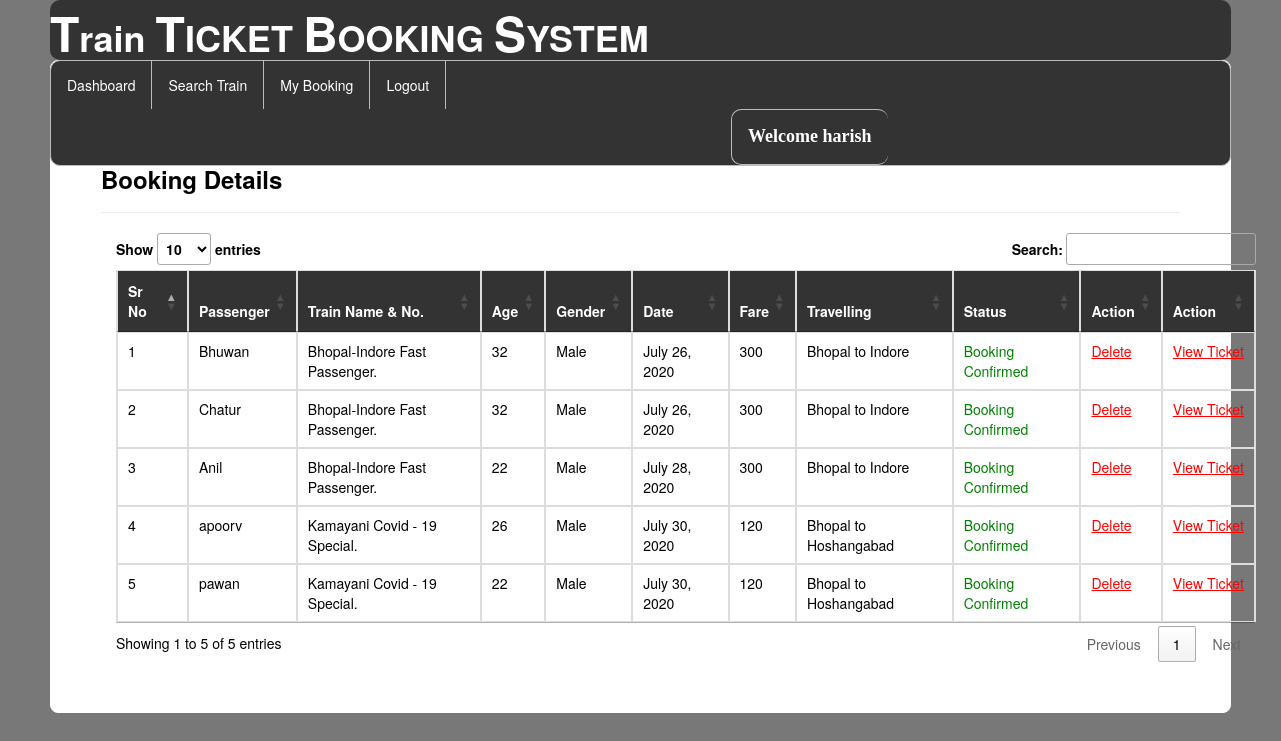
/my_booking/ (signed in), run on the app's committed database.
### railway/models.py (models this page shows, shortened)
class Passenger(models.Model):
    user = models.ForeignKey(Register,on_delete=models.CASCADE,null=True)
    train = models.ForeignKey(Add_Train,on_delete=models.CASCADE,null=True)
    name = models.CharField(max_length=100,null=True)
    age = models.IntegerField(null=True)
    gender = models.CharField(max_length=30,null=True)
    route=models.CharField(max_length=100,null=True)
    status = models.CharField(max_length=30,null=True)
    date1 = models.DateField(null=True)
    fare = models.IntegerField(null=True)

class Add_Train(models.Model):
    trainname = models.CharField(max_length=30,null=True)
    train_no = models.IntegerField(null=True)
    from_city = models.CharField(max_length=30,null=True)
    to_city = models.CharField(max_length=30,null=True)
    departuretime=models.CharField(max_length=30,null=True)
    arrivaltime=models.CharField(max_length=30,null=True)
    trevaltime=models.CharField(max_length=100,null=True)
    distance=models.IntegerField(null=True)
    img=models.FileField(null=True)

### railway/views.py (the view)
# urls.py: path('my_booking/',my_booking,name="my_booking"),
def my_booking(request):
    if not request.user.is_authenticated:
        return redirect('login')
    user2 = User.objects.filter(username=request.user.username).get()
    user1 = Register.objects.filter(user=user2).get()
    pro = Passenger.objects.filter(user=user1)
    book = Book_ticket.objects.filter(user=user1)
    d = {'user':user1,'pro':pro,'book':book}
    return render(request,'my_booking.html',d)

### railway/templates/my_booking.html (shortened to what this page needs)
{% extends 'navigation2.html' %}
{% load static %}
{% block b %}
<div style="color:Black;border:1px solid white;border-radius:8px;background-color:white;padding:50px">
        <h3><strong>Booking Details</strong></h3><hr>
<div class="container">
<table class="table table-bordered" id="myTable">
  <thead style="color:white;background-color:#333">
  <tr>
    <th>Sr No</th>
    <th>Passenger</th>
      <th>Train Name & No.</th>
      <th>Age</th>
    <th>Gender</th>
    <th>Date</th>
       <th>Fare</th>
       <th>Travelling</th>
       <th>Status</th>
    <th>Action</th>
     <th>Action</th>
  </tr>
  </thead>
   <tbody>
    {% for i in pro %}
  <tr>
    <td>{{forloop.counter}}</td>
    <td>{{i.name}}</td>
    <td>{{i.train.trainname}}. {{i.train.tran_no}}</td>
      <td>{{i.age}}</td>
      <td>{{i.gender}}</td>
      <td>{{i.date1}}</td>
      <td>{{i.fare}}</td>
      <td>{{i.route}}</td>
      {% if i.status == 'set' %}
      <td style="color:green">Booking Confirmed</td>
      {% else %}
      <td style="color:red">No Transaction</td>
      {% endif %}
    <td><a href="{% url 'delte_my_booking' i.id %}" style="color:red"><u>Delete</u></a>
    <td><a href="{% url 'view_ticket' i.id %}" style="color:red"><u>View&nbsp;Ticket</u></a>
    </td>
  </tr>
    {% endfor %}
    </tbody>
</table>
 </div>
</div>
{% endblock %}

### railway/templates/navigation2.html (shortened to what this page needs)
{% extends 'head.html' %}
{% load static %}
{% block body %}
<link rel = stylesheet href = "//cdn.datatables.net/1.10.19/css/jquery.dataTables.min.css">
<ul class="id2">
  <li class="id1"><a href="{% url 'dashboard' %}">Dashboard</a></li>
  <li class="id1"><a href="{% url 'search_train' %}">Search Train</a></li>
  <li class="id1"><a href="{% url 'my_booking' %}">My Booking</a></li>
  <li class="id1"><a href="{% url 'log_out' %}">Logout</a></li>
    <li class="id2" style="margin-left:680px"><a href="" style="color:white"><strong style="font-size:18px;font-family:cursive">Welcome {{request.user.username}}</strong></a></li>
</ul>
{% block b %}
{% endblock %}
{% endblock %}

### railway/templates/navigation2.html (style rules this page uses)
.id2 { list-style-type: none; margin: 0; padding: 0; overflow: hidden; background-color: #333; border-radius:10px; border:1px solid #bbb; }
.id1 { float: left; border-right:1px solid #bbb; }
.id2 { float: left; border-left:1px solid #bbb; }
li:last-child { border-right: none; }
li a { display: block; color: white; text-align: center; padding: 14px 16px; text-decoration: none; }

### data on the page
Passenger: name "Bhuwan", train.trainname "Bhopal-Indore Fast Passenger", age "32", gender "Male", date1 "July 26, 2020", fare "300", route "Bhopal to Indore", status "Booking Confirmed"
Passenger: name "Chatur", train.trainname "Bhopal-Indore Fast Passenger", age "32", gender "Male", date1 "July 26, 2020", fare "300", route "Bhopal to Indore", status "Booking Confirmed"
Passenger: name "Anil", train.trainname "Bhopal-Indore Fast Passenger", age "22", gender "Male", date1 "July 28, 2020", fare "300", route "Bhopal to Indore", status "Booking Confirmed"
Passenger: name "apoorv", train.trainname "Kamayani Covid - 19 Special", age "26", gender "Male", date1 "July 30, 2020", fare "120", route "Bhopal to Hoshangabad", status "Booking Confirmed"
Passenger: name "pawan", train.trainname "Kamayani Covid - 19 Special", age "22", gender "Male", date1 "July 30, 2020", fare "120", route "Bhopal to Hoshangabad", status "Booking Confirmed"

### other printed values
{{ request.user.username }} "harish"
